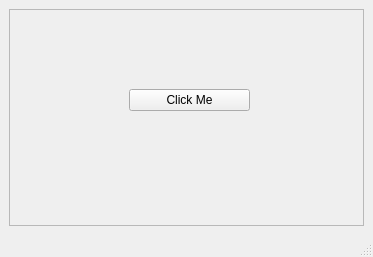
<?xml version="1.0" encoding="UTF-8"?>
<ui version="4.0">
 <class>MainWindow</class>
 <widget class="QMainWindow" name="MainWindow">
  <property name="geometry">
   <rect>
    <x>0</x>
    <y>0</y>
    <width>373</width>
    <height>257</height>
   </rect>
  </property>
  <property name="windowTitle">
   <string>MainWindow</string>
  </property>
  <widget class="QWidget" name="centralwidget">
   <layout class="QVBoxLayout" name="verticalLayout">
    <item>
     <widget class="QFrame" name="frame">
      <property name="frameShape">
       <enum>QFrame::StyledPanel</enum>
      </property>
      <property name="frameShadow">
       <enum>QFrame::Raised</enum>
      </property>
      <widget class="QPushButton" name="click">
       <property name="geometry">
        <rect>
         <x>120</x>
         <y>80</y>
         <width>121</width>
         <height>22</height>
        </rect>
       </property>
       <property name="text">
        <string>Click Me</string>
       </property>
      </widget>
     </widget>
    </item>
   </layout>
  </widget>
  <widget class="QMenuBar" name="menubar">
   <property name="geometry">
    <rect>
     <x>0</x>
     <y>0</y>
     <width>373</width>
     <height>21</height>
    </rect>
   </property>
  </widget>
  <widget class="QStatusBar" name="statusbar"/>
 </widget>
 <resources/>
 <connections/>
</ui>
